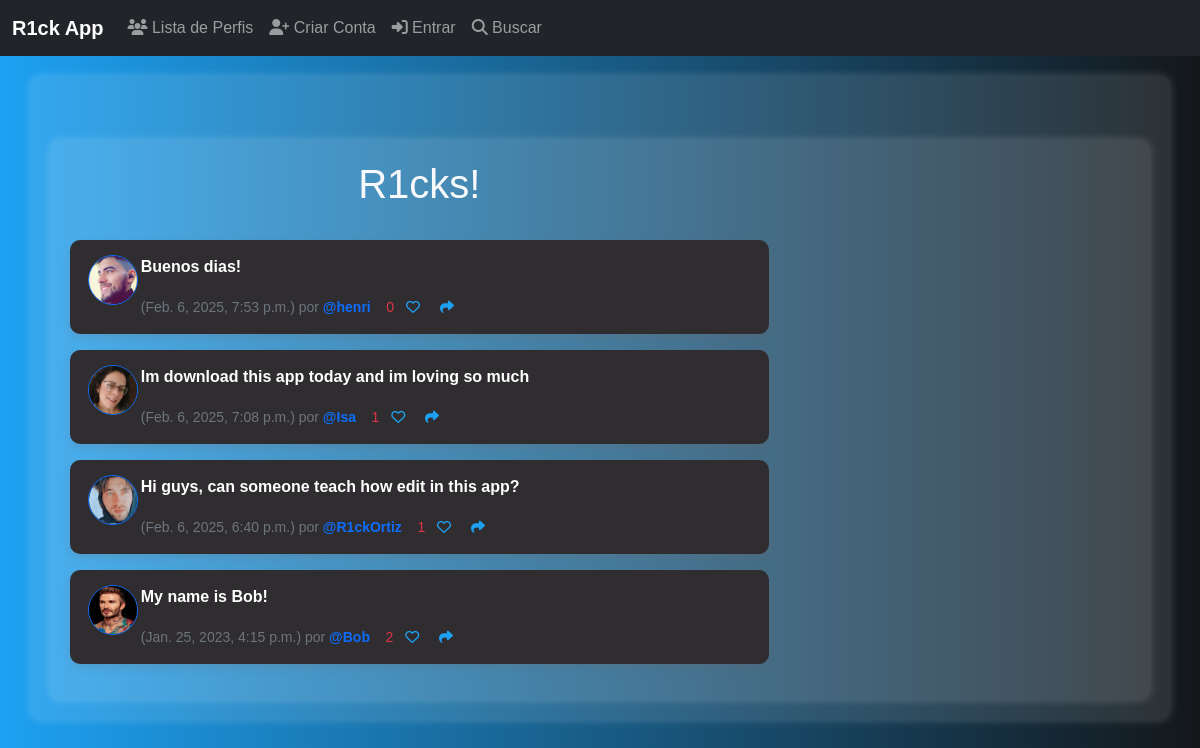
The page / on the database its author committed.
### musker/models.py (models this page shows, shortened)
class Meep(models.Model):
	user = models.ForeignKey(
		User, related_name="meeps",
		on_delete=models.DO_NOTHING
		)
	body = models.CharField(max_length=200)
	created_at = models.DateTimeField(auto_now_add=True)
	likes = models.ManyToManyField(User, related_name="meep_like", blank=True)
	def number_of_likes(self):
		return self.likes.count()

class Profile(models.Model):
	user = models.OneToOneField(User, on_delete=models.CASCADE)
	follows = models.ManyToManyField("self",
		related_name="followed_by",
		symmetrical=False,
		blank=True)
	date_modified = models.DateTimeField(User, auto_now=True)
	profile_image = models.ImageField(null=True, blank=True, upload_to="images/")
	profile_bio = models.CharField(null=True, blank=True, max_length=500)
	homepage_link = models.CharField(null=True, blank=True, max_length=100)
	facebook_link = models.CharField(null=True, blank=True, max_length=100)
	instagram_link = models.CharField(null=True, blank=True, max_length=100)
	linkedin_link = models.CharField(null=True, blank=True, max_length=100)

### musker/views.py (the view)
# urls.py: path('', views.home, name="home"),
def home(request):
	if request.user.is_authenticated:
		form = MeepForm(request.POST or None)
		if request.method == "POST":
			if form.is_valid():
				meep = form.save(commit=False)
				meep.user = request.user
				meep.save()
				messages.success(request, ("Your Meep Has Been Posted!"))
				return redirect('home')
		meeps = Meep.objects.all().order_by("-created_at")
		return render(request, 'home.html', {"meeps":meeps, "form":form})
	else:
		meeps = Meep.objects.all().order_by("-created_at")
		return render(request, 'home.html', {"meeps":meeps})

### musker/templates/home.html (shortened to what this page needs)
{% extends 'base.html' %}
{% load static %}
{% block content %}
<div class="container text-center">
    <div class="row">
        <div class="col-md-8">
            <h1 class="text-light">R1cks!</h1>
            <br/>
            {% for meep in meeps %}
                <div class="meep-card mb-3">
                    <div class="row g-0">
                        <div class="col-1 text-center">
                            {% if meep.user.profile.profile_image %}
                                <img src="{{ meep.user.profile.profile_image.url }}" width="50" height="50" class="rounded-circle border border-primary" alt="{{ meep.user.username }}">
                            {% else %}
                                <img src="{% static 'images/default_profile_pic.png' %}" width="50" height="50" class="rounded-circle border border-secondary" alt="Imagem de perfil padrão">
                            {% endif %}
                        </div>
                        <div class="col-11 text-start">
                            <p class="fw-bold">{{ meep.body }}</p>
                            <small class="text-muted">
                                ({{ meep.created_at }}) por
                                <strong class="text-primary">@{{ meep.user.username }}</strong>
                                <span class="text-danger">{{ meep.number_of_likes }}</span>
                                {% if user in meep.likes.all %}
                                    <a href="{% url 'meep_like' meep.id %}" class="ms-2 meep-like">
                                        <i class="fa-solid fa-heart"></i>
                                    </a>
                                {% else %}
                                    <a href="{% url 'meep_like' meep.id %}" class="ms-2 meep-like">
                                        <i class="fa fa-heart-o"></i>
                                    </a>
                                {% endif %}
                                <a href="{% url 'meep_show' meep.id %}" class="ms-3 meep-share">
                                    <i class="fa-solid fa-share"></i>
                                </a>
                            </small>
                        </div>
                    </div>
                </div>
            {% endfor %}
        </div>
        <div class="col-md-4">
            <br/><br/><br/>
        </div>
    </div>
</div>
{% endblock %}

### musker/templates/base.html (style rules this page uses)
body { background: linear-gradient(to right, #1DA1F2, #14171A); color: white; font-family: Arial, sans-serif; }
.container { margin-top: 20px; background: rgba(255, 255, 255, 0.1); padding: 20px; border-radius: 10px; box-shadow: 0px 0px 10px rgba(255, 255, 255, 0.2); }

### musker/templates/home.html (style rules this page uses)
.meep-card { background-color: #302d30; color: white; border-radius: 10px; padding: 15px; box-shadow: 0px 4px 8px rgba(110, 98, 98, 0.2); }
.meep-card a { color: #1DA1F2; text-decoration: none; }
.meep-like { color: red; }
.meep-share { color: gray; }

### rows shown on the page
Meep: user.profile.profile_image (picture), body "Buenos dias!", created_at "Feb. 6, 2025, 7:53 p.m.", user.username "henri", number_of_likes "0"
Meep: user.profile.profile_image (picture), body "Im download this app today and im loving so much", created_at "Feb. 6, 2025, 7:08 p.m.", user.username "Isa", number_of_likes "1"
Meep: user.profile.profile_image (picture), body "Hi guys, can someone teach how edit in this app?", created_at "Feb. 6, 2025, 6:40 p.m.", user.username "R1ckOrtiz", number_of_likes "1"
Meep: user.profile.profile_image (picture), body "My name is Bob!", created_at "Jan. 25, 2023, 4:15 p.m.", user.username "Bob", number_of_likes "2"
